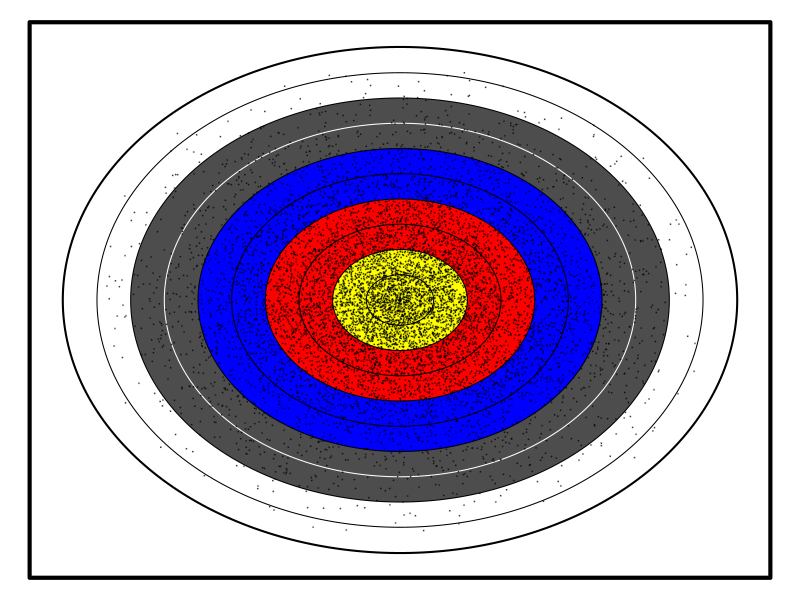
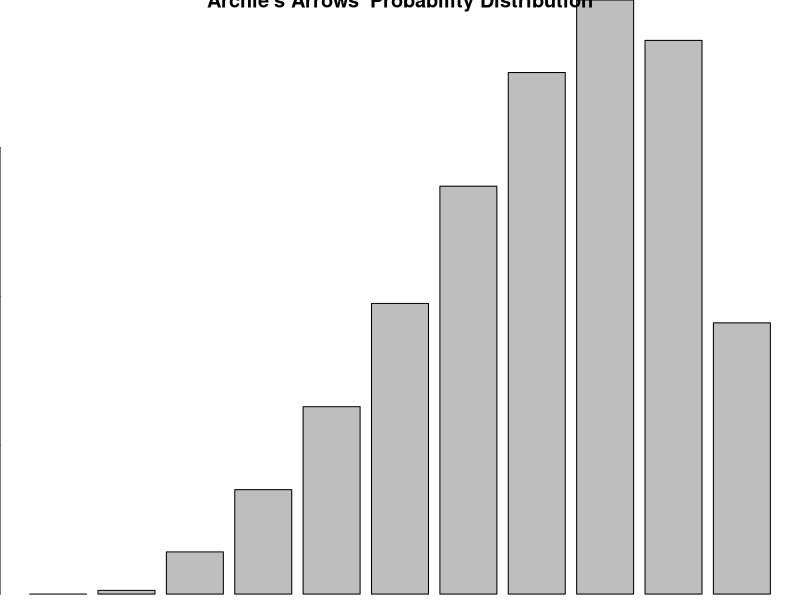
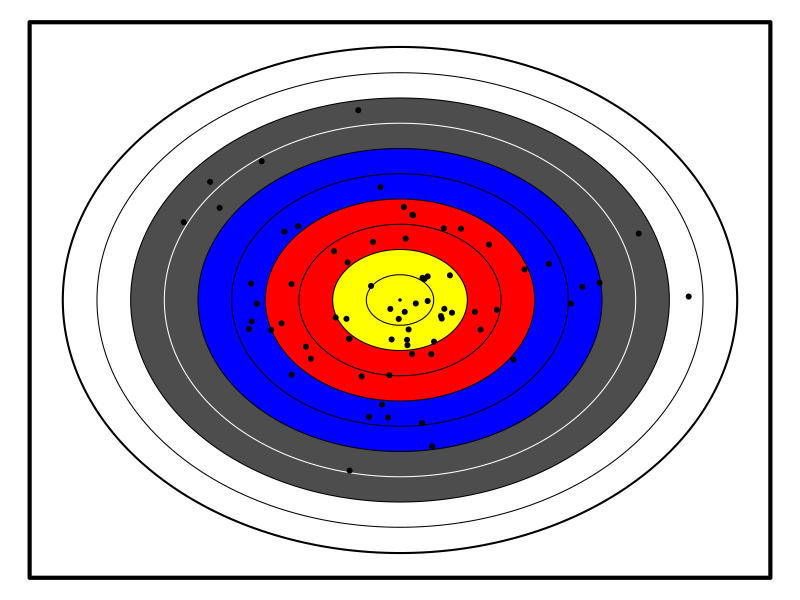
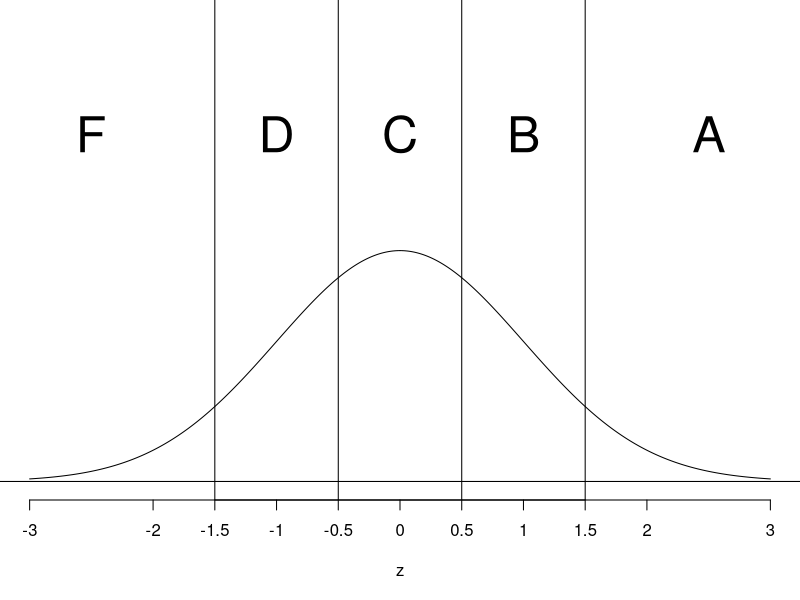
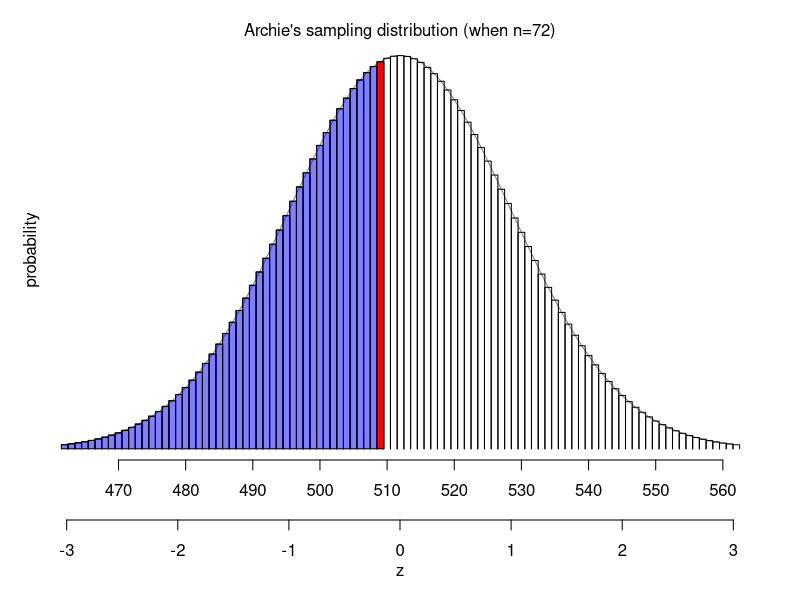

Here is the R script that generated these plots, in order:
## ---- chunk 1
knitr::opts_chunk$set(echo = FALSE)

while(T){

# Radii density: quadratic(roots @ 0 and 1) * exponential decay
parr = function(x,a,xmax=1){
  x = x/xmax
  (exp(-(a*x))*((a-2)*exp(a*x+a)+a^2*exp(a)*x^2+(2*a-a^2)*exp(a)*x+(2-a)*exp(a)))/((a-2)*exp(a)+a+2)*(x>0)*(x<1)+1*(x>=1)
  }
qarr = function(p,a,xmax=1){
  step = 1e-4
  xlist = c(seq(0,1-step,step),1-step/10,1-step/100,1-step/1000,1-step/1e4,1)
  plist = parr(xlist,a)
  if(length(p)==1){
    i = min(which(plist>=p))
  } else {
    i = numeric()
    for(p1 in p){
      i = c(i,min(which(plist>=p1)))
    }
  }
  xlist[i]*xmax
}
rarr = function(n,a,xmax=1){qarr(runif(n),a,xmax)}

makebullseye = function(scale=1,axes=T){
  x = cos(2*seq(0,pi,length.out=1000)*pi)*scale
  y = sin(2*seq(0,pi,length.out=1000)*pi)*scale
  plot(x,y,type="l",lwd=3,xlim=c(-scale,scale)*1.1,ylim=c(-scale,scale)*1.1,ann=F,axes=axes)
  lines(x=c(-1,1,1,-1,-1)*scale*1.1,y=c(1,1,-1,-1,1)*scale*1.1,lwd=4)
  colors = c("yellow","yellow","red","red","blue","blue","grey30","grey30","white","white")
  colors2 = lapply(colors, col2rgb)
  linecolors = c(rep("black",6),"white",rep("black",3))
  textcolors = c(rep("black",6),rep("white",2),rep("black",2))
  for(i in 10:1){
    x2 = x*i/10
    y2 = y*i/10
    polygon(x2[1:(length(x2)-1)],y2[1:(length(x2)-1)],col=colors[i],border=F)
    lines(x2,y2,col=linecolors[i])
  }
  points(0,0,pch=20,cex=0.5)
}

rb = seq(0,1,0.1)

a = runif(1,1.5,4)^2
rmax = runif(1,0.9,1.1)

pb = parr(rb,a,rmax)

probs = pb[2:length(pb)]-pb[1:(length(pb)-1)]
probs = c(probs,1-sum(probs))
points = 10:0
mu = round(sum(probs*points),2)
sigma = round(sqrt( sum((points-mu)^2*probs) ),2)

#sample
n = 12*sample(3:10,1)
r = rarr(n,a,rmax)
t = runif(n,0,2*pi)
pnt = points[ ceiling(r*10) ]
tot = sum(pnt)
z = round((tot-n*mu)/(sigma*sqrt(n)),2)
if(is.numeric(z) & z%%0.5>0.04 & z%%0.5<0.46){break}
}
## ---- chunk 2
par(mar=c(0,0,0,0))
makebullseye(1,F)
n2 = 1e4
r2 = rarr(n2,a,rmax)
t2 = runif(n2,0,2*pi)
points(r2*cos(t2),r2*sin(t2),pch=20,cex=0.1,col=rgb(0,0,0,0.5))
## ---- chunk 3
barplot(rev(probs),names.arg=rev(points),xlab="Points",ylab="Probability",main="Archie's Arrows' Probability Distribution")
## ---- chunk 4
par(mar=c(0,0,0,0))
makebullseye(1,F)
points(r*cos(t),r*sin(t),pch=20)
## ---- chunk 5
par(mar=c(5,0,0,0))
plot(0,0,type="n",xlim=c(-3,3),ylim=c(0,0.8),axes=F,xlab="z")
axis(1,at=seq(-1.5,1.5,1))
axis(1,at=-3:3)
abline(v=seq(-1.5,1.5,1))
text(c(-2.5,-1,0,1,2.5),rep(0.6,5),c("F","D","C","B","A"),cex=3)
bs = c(-10,-1.5,-0.5,0.5,1.5,10)
grades = c("F","D","C","B","A")
ans1 = rev((bs[1:5]<=z) & (bs[2:6]>z))
ans = paste0(ans1*1, collapse="")
g2 = rev(grades)
zzz = seq(-3,3,0.001)
lines(zzz,dnorm(zzz))
abline(h=0)
## ---- chunk 6
zzz = seq(-3,3,0.01)

minx = floor(mu*n-3*sigma*sqrt(n))
maxx = ceiling(mu*n+3*sigma*sqrt(n))
xb = seq(minx-0.5,maxx+0.5,1)
zb = (xb-mu*n)/(sigma*sqrt(n))
xm = seq(minx,maxx,1)
zm = (xm-mu*n)/(sigma*sqrt(n))
N = length(zb)
probs2 = pnorm(zb[2:N])-pnorm(zb[1:(N-1)])

par(mar=c(7,2,2,2))
plot(zzz,dnorm(zzz),type="l",axes=F,ann=F,col=rgb(0,0,0,0.5))
if(maxx-minx < 50){
  axis(1,zm[xm%%5==0],xm[xm%%5==0],line=0)
} else {
  axis(1,zm[xm%%10==0],xm[xm%%10==0],line=0)
}
axis(1,at=-3:3,line=3)
mtext("z",1,5)

for(i in 1:length(xm)){
  lines(c(zb[i],zb[i],zb[i+1],zb[i+1]),
        c(0,probs2[i]*sigma*sqrt(n),probs2[i]*sigma*sqrt(n),0))
}
zbtot1 = (tot-0.5-mu*n)/(sigma*sqrt(n))
zbtot2 = (tot+0.5-mu*n)/(sigma*sqrt(n))

mtext("probability",2)
mtext(sprintf("Archie's sampling distribution (when n=%d)",n))
for(i in 1:sum(zm<z)){
  polygon(c(zb[i],zb[i],zb[i+1],zb[i+1]),
          c(0,dnorm(zm[i]),dnorm(zm[i]),0),
          col=rgb(0,0,1,0.5))
}
polygon(c(zbtot1,zbtot1,zbtot2,zbtot2),
        c(0,dnorm(z),dnorm(z),0),
        col=rgb(1,0,0))
